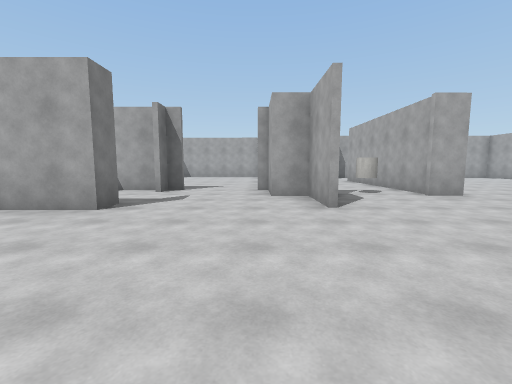
view 1 (above)

19 first-person views from a walk through a Unity game level. The camera is 1.4 m above the floor, tilts 6° down and sees 90° across. The floor is counted in squares, 2 m on a side. Each view is taken from the middle of a square. On the plan, view 1 faces up. The plan holds only what a view shows up to about 9 squares ahead; the rest is blank. The player character is not drawn. Surface patterns are stand-ins for the level's own textures.

view 2
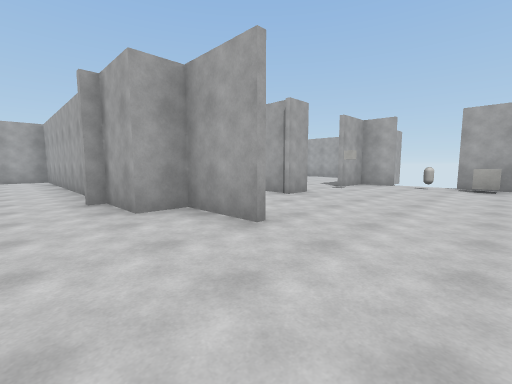

view 3
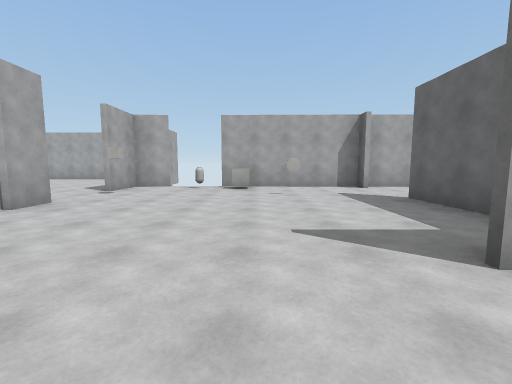

view 4
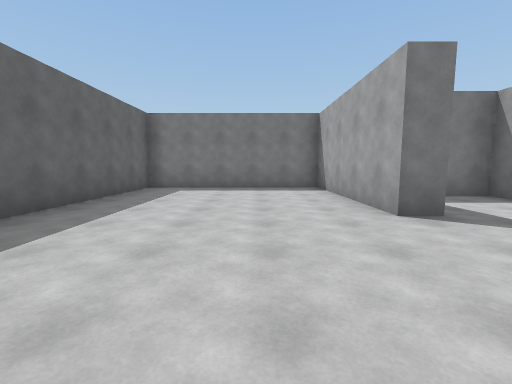

view 5
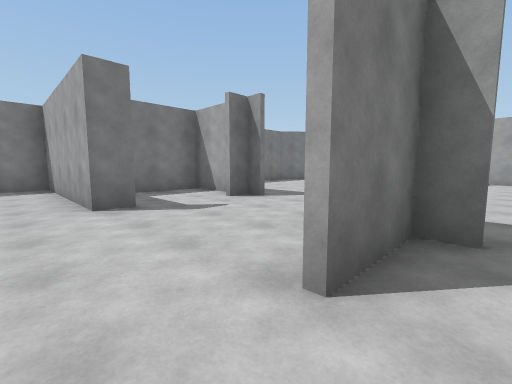

view 6
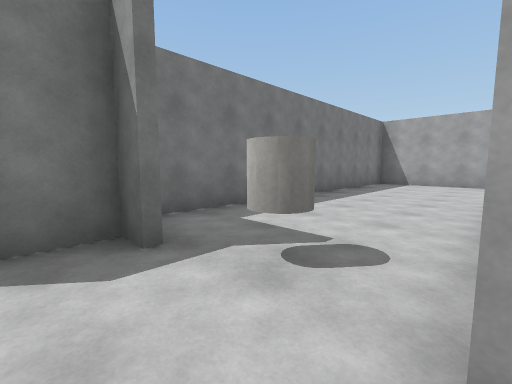

view 7
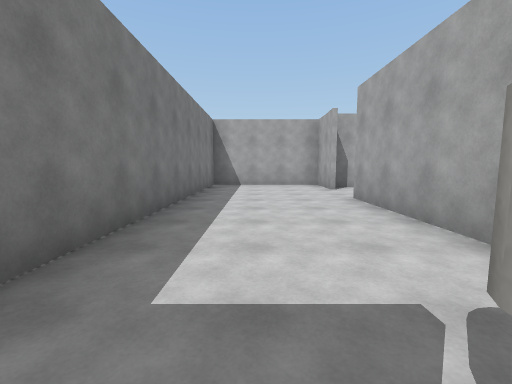

view 8
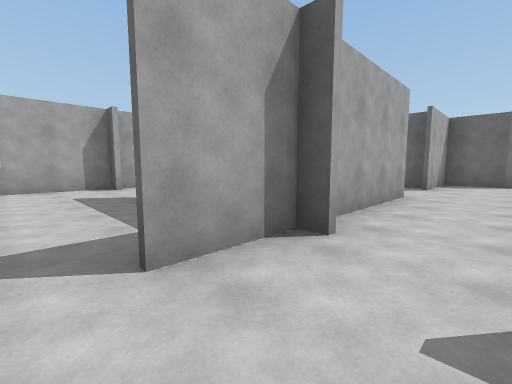

view 9
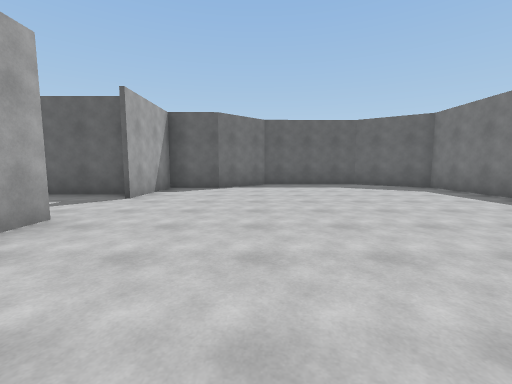

view 10
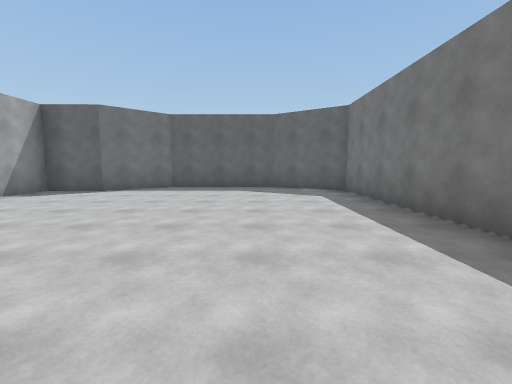

view 11
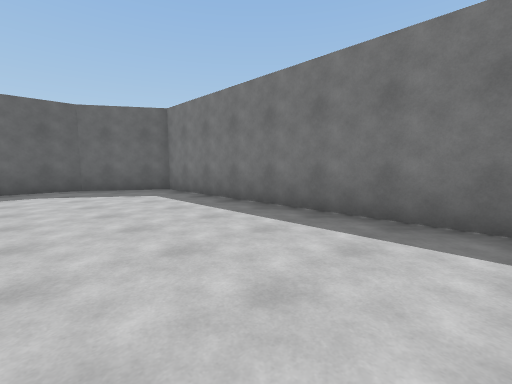

view 12
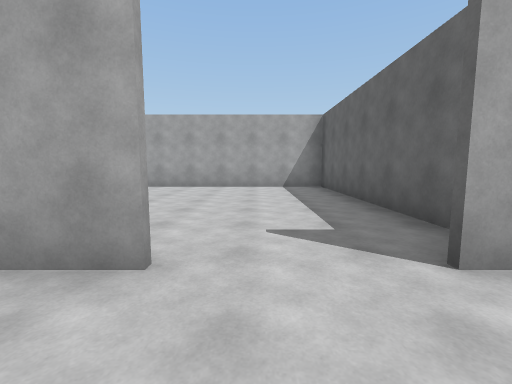

view 13
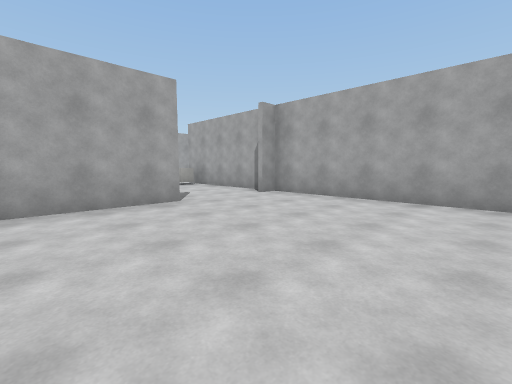

view 14
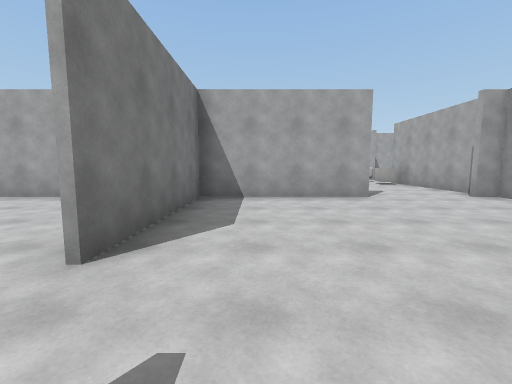

view 15
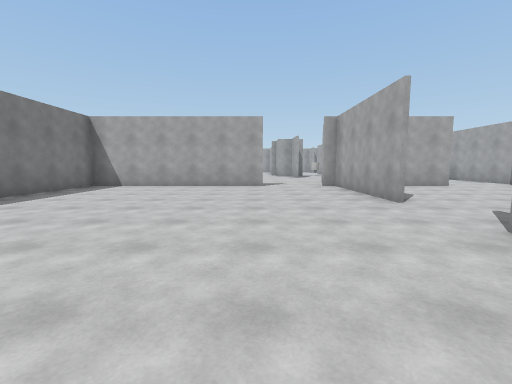

view 16
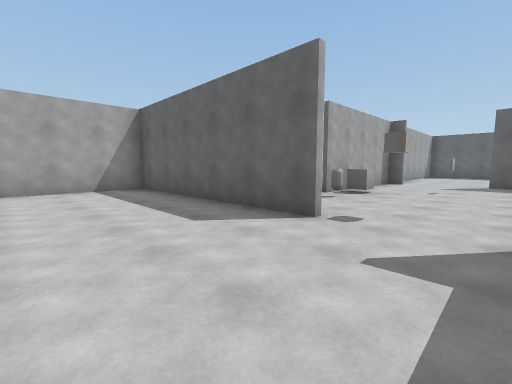

view 17
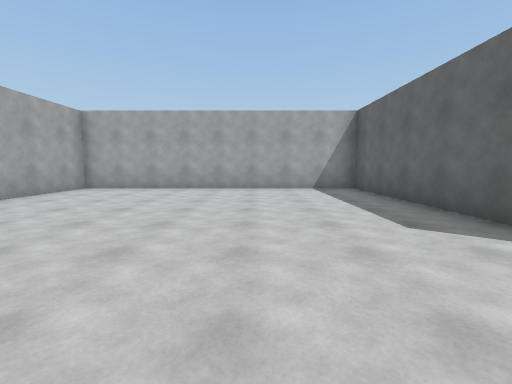

view 18
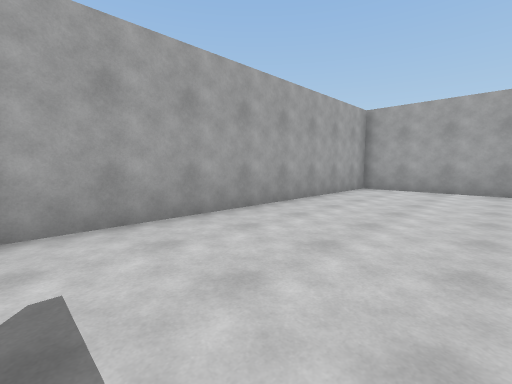

view 19
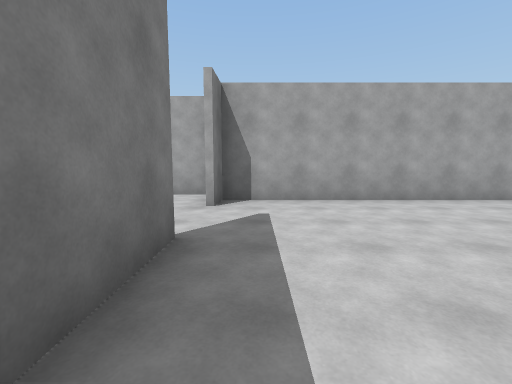

### Floor plan
Ten units are one square. View 1 is at (0, 0); x grows to the right and y downward. Boxes are objects, and circles mark ways between rooms. Rooms are numbered by the first view taken in them; rooms with no view inside come last. Other rooms are left out.
<svg viewBox="-76 -156 208 273">
<path fill="none" stroke="#000" d="M12 -41 12 -59M19 -58 4 -58 4 -72M13 -59 13 -41M49 -58 41 -58 41 -115M-25 -46 -25 -40 -71 -40 -71 13 -22 13M-20 -72 -25 -72 -25 -66M12 13 18 13M17 15 17 -4M35 13 55 13M-28 -72 -47 -72 -47 -54M83 -48 83 -58 68 -58M78 13 84 13M83 16 83 -14M41 -132 41 -151 12 -151M5 -149 5 -65M17 54 17 15M-7 14 -65 14 -65 100 -46 112 -13 112 1 99 17 99 17 72M55 14 13 14M19 81 83 81 83 16M18 13 18 54M84 14 78 14M42 -115 42 -96M68 -60 127 -60 127 -141 42 -141 42 -132"/>
<rect x="25" y="-75" width="10" height="10" fill="#bbb"><title>other object</title></rect>
<rect x="55" y="-15" width="10" height="10" fill="#bbb"><title>other object</title></rect>
<rect x="75" y="-35" width="10" height="20" fill="#bbb"><title>other object</title></rect>
<rect x="75" y="-45" width="10" height="10" fill="#bbb"><title>other object</title></rect>
<circle cx="5" cy="10" r="3" fill="#2a7"/>
<circle cx="65" cy="10" r="3" fill="#2a7"/>
<circle cx="40" cy="-125" r="3" fill="#2a7"/>
<circle cx="55" cy="-60" r="3" fill="#2a7"/>
<circle cx="20" cy="65" r="3" fill="#2a7"/>
<text x="20" y="-40">1</text>
<text x="-30" y="60">2</text>
<text x="50" y="50">3</text>
<text x="80" y="-100">4</text>
</svg>
Room 1 opens to room 2. Room 1 opens to room 3. Room 1 opens to room 4. Room 2 opens to room 3.

Where each view was taken, in squares from view 1:
view 1: 0 up, 0 right, facing up
view 2: 2 up, 1 left, facing up-right
view 3: 2 up, 0 right, facing right
view 4: 2 up, 1 right, facing left
view 5: 3 up, 2 right, facing up-left
view 6: 5 up, 4 right, facing up-left
view 7: 6 up, 2 right, facing up
view 8: 1 up, 0 right, facing down-right
view 9: 2 down, 1 left, facing down
view 10: 3 down, 4 left, facing down
view 11: 3 down, 3 left, facing down-left
view 12: 6 down, 0 right, facing right
view 13: 6 down, 3 right, facing up-right
view 14: 7 down, 3 right, facing up
view 15: 10 down, 1 left, facing up
view 16: 9 up, 5 right, facing down-right
view 17: 9 up, 5 right, facing right
view 18: 11 up, 5 right, facing up-right
view 19: 9 up, 5 right, facing up
